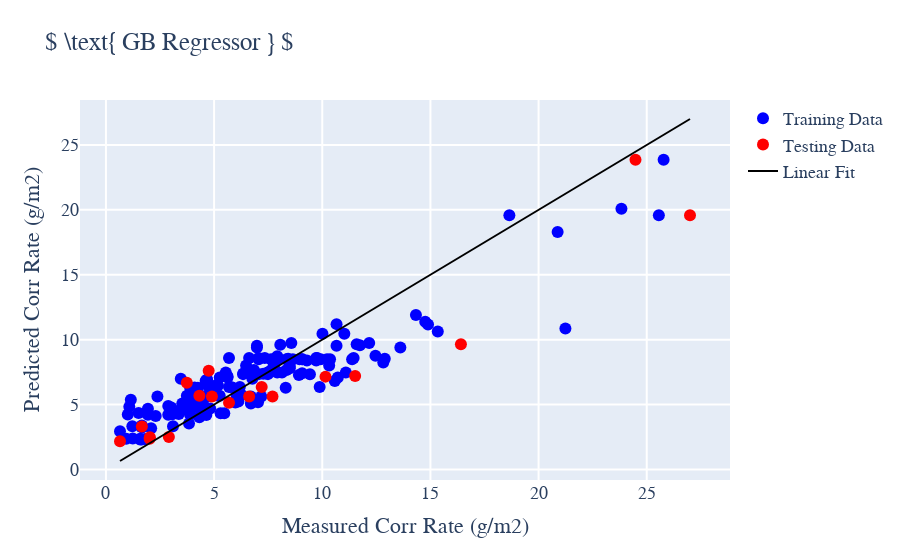

Notebook code cell kept with this figure:
### Code cell
fit = np.linspace(min(target), max(target))
    trace0 = go.Scatter(x=y_train, y=Train_predictions2, mode = 'markers', marker= dict(size= 12, color= 'blue'), name='Training Data')
    trace1 = go.Scatter(x=y_test ,y=Test_predictions2, mode = 'markers', marker= dict(size= 12, color= 'red'),name='Testing Data')
    trace2 = go.Scatter(x = fit ,y = fit, mode = 'lines', marker= dict(size= 12, color= 'black'), text = 'Fit',name='Linear Fit')

    data = [trace0,trace1,trace2]
    fig= go.Figure(data, layout=layout0)
    resolution_value = 300
    iplot(fig)

### Figure 1 — Plotly figure (JSON) as saved in the notebook; plotly's stock layout.template omitted (floating-point values rounded to 4 significant figures; data arrays with more than 128 entries replaced by an {"elided": "..."} marker saying what was removed)
{"data": [{"marker": {"color": "blue", "size": 12}, "mode": "markers", "name": "Training Data", "type": "scatter", "x": {"elided": "153 float values"}, "y": {"elided": "153 float values"}}, {"marker": {"color": "red", "size": 12}, "mode": "markers", "name": "Testing Data", "type": "scatter", "x": [11.52, 4.75, 10.15, 24.48, 0.65, 16.41, 1.66, 6.62, 7.7, 27, 4.32, 2.91, 2.03, 7.2, 2.02, 3.74, 4.9, 5.69], "y": [7.196, 7.603, 7.15, 23.86, 2.171, 9.641, 3.315, 5.616, 5.616, 19.59, 5.678, 2.493, 2.481, 6.351, 2.366, 6.686, 5.616, 5.139]}, {"marker": {"color": "black", "size": 12}, "mode": "lines", "name": "Linear Fit", "text": "Fit", "type": "scatter", "x": [0.65, 1.188, 1.726, 2.263, 2.801, 3.339, 3.877, 4.414, 4.952, 5.49, 6.028, 6.565, 7.103, 7.641, 8.179, 8.716, 9.254, 9.792, 10.33, 10.87, 11.41, 11.94, 12.48, 13.02, 13.56, 14.09, 14.63, 15.17, 15.71, 16.24, 16.78, 17.32, 17.86, 18.4, 18.93, 19.47, 20.01, 20.55, 21.08, 21.62, 22.16, 22.7, 23.24, 23.77, 24.31, 24.85, 25.39, 25.92, 26.46, 27], "y": [0.65, 1.188, 1.726, 2.263, 2.801, 3.339, 3.877, 4.414, 4.952, 5.49, 6.028, 6.565, 7.103, 7.641, 8.179, 8.716, 9.254, 9.792, 10.33, 10.87, 11.41, 11.94, 12.48, 13.02, 13.56, 14.09, 14.63, 15.17, 15.71, 16.24, 16.78, 17.32, 17.86, 18.4, 18.93, 19.47, 20.01, 20.55, 21.08, 21.62, 22.16, 22.7, 23.24, 23.77, 24.31, 24.85, 25.39, 25.92, 26.46, 27]}], "layout": {"font": {"family": "Times New Roman", "size": 18}, "hovermode": "closest", "showlegend": true, "title": {"text": "$ \\text{ GB Regressor } $"}, "xaxis": {"gridwidth": 2, "title": {"text": "Measured Corr Rate (g/m2)"}, "zeroline": false}, "yaxis": {"gridwidth": 2, "title": {"text": "Predicted Corr Rate (g/m2)"}, "zeroline": false}}}
